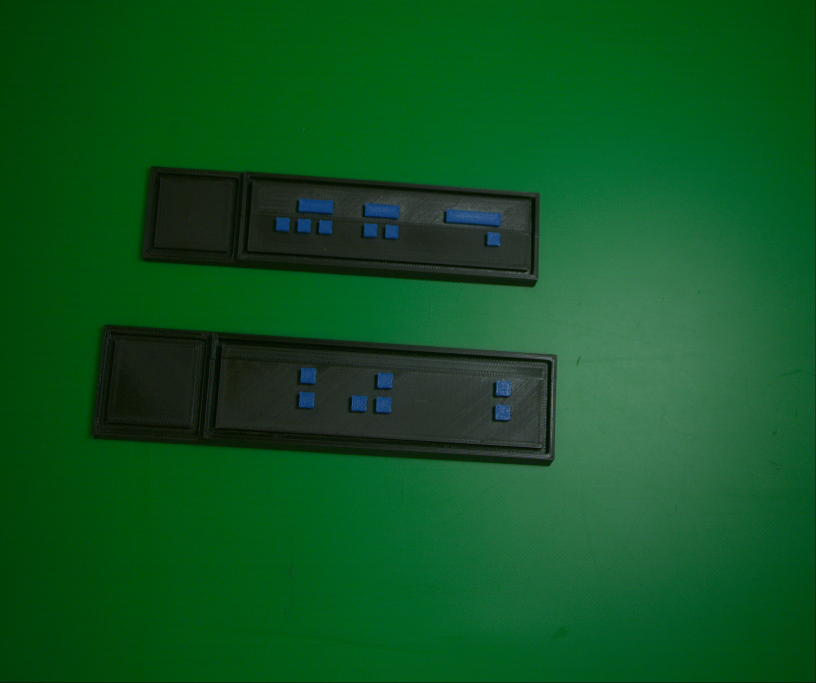
#> input picture live_imgs/basler_capture_7.jpg, 2448 x 2048 px (shown at 1/3 size)
$ python final_test.py
#> lines starting #> are read from the running program, lines starting #| are printed output that depends on the picture; after the words box and inside, x2 and y2 are one past the last pixel; in counts of white or black regions, pixels touching at a corner belong together
#> further down, img is the input picture: shape (2048, 2448, 3); mean B, G, R 33, 84.6, 14.5
import cv2
import numpy as np

MINAREA = 15000

# [59 lines left out: functions clean_img, find_contours, not called in this run]

'''img_gaus = cv2.GaussianBlur(img, (3,3), 0)
    t_lower = 50
    t_upper = 150
    edge = cv2.Canny(img_gaus, t_lower, t_upper)
'''
def find(img):

    gray_img = cv2.cvtColor(img, cv2.COLOR_BGR2GRAY)
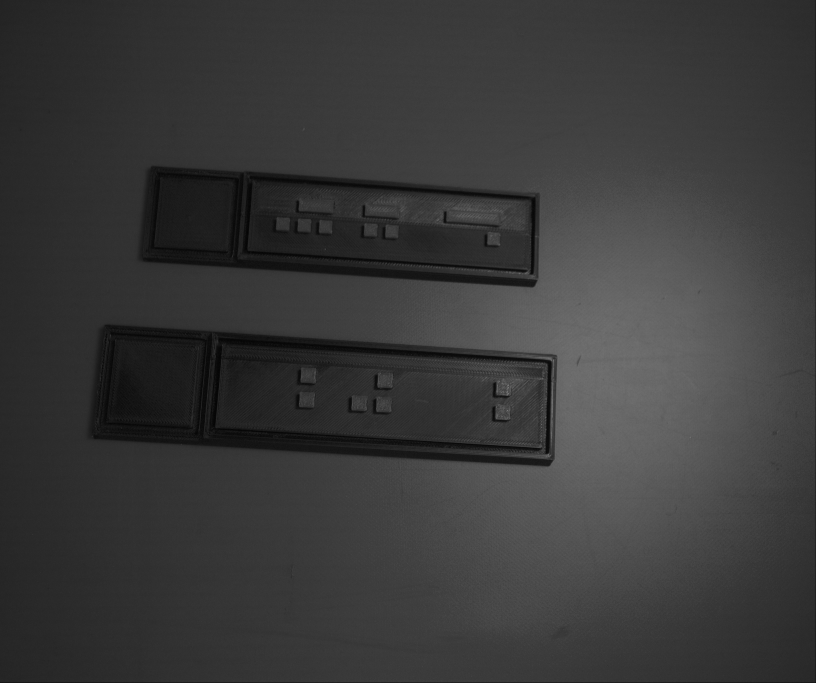
#> gray_img: shape (2048, 2448) (shown at 1/3 size); min 0, max 151, mean 57.7
    equalized_img = cv2.equalizeHist(gray_img)
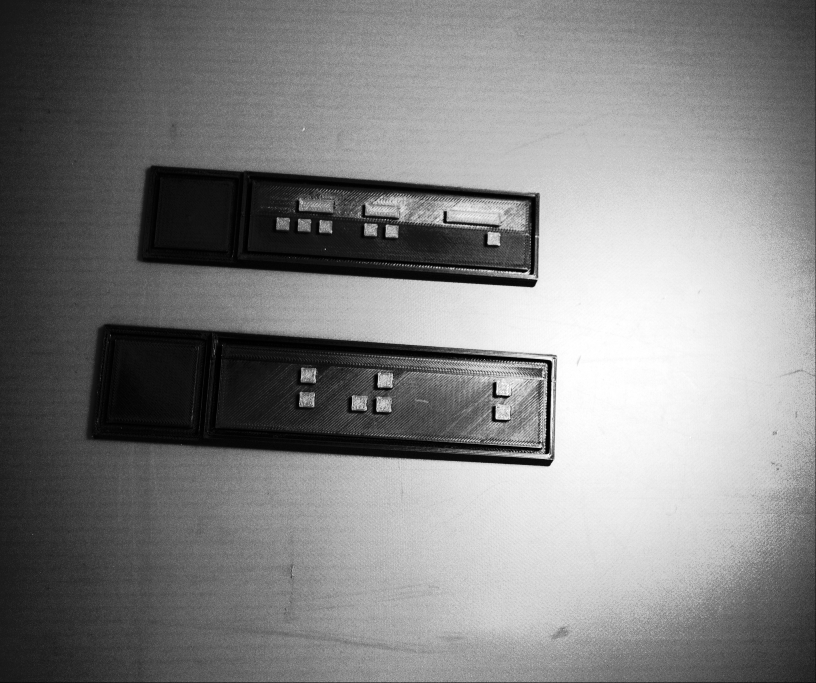
#> equalized_img: shape (2048, 2448) (shown at 1/3 size); min 0, max 255, mean 129.8
    blurred_img = cv2.GaussianBlur(equalized_img, (9,9), 0)
    edges = cv2.Canny(blurred_img, 0, 255)
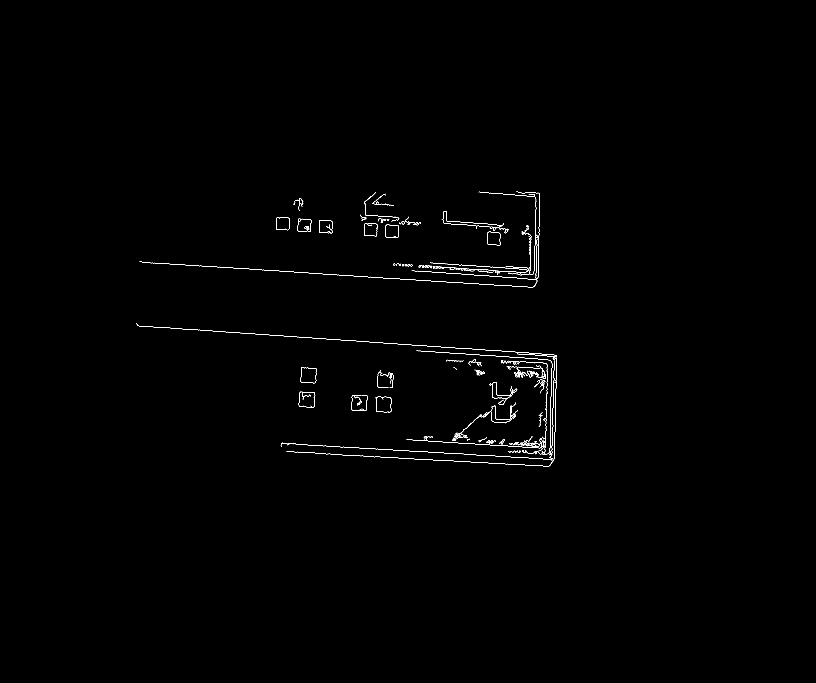
#> edges: shape (2048, 2448) (shown at 1/3 size); 0.33% white in thin lines or dots, all inside (x1, y1, x2, y2) = (409, 575, 1671, 1400)
    ret, thresh = cv2.threshold(edges, 0, 255, cv2.THRESH_BINARY+cv2.THRESH_OTSU)
#> ret = 0
    cv2.imshow("tresh", resize(thresh))
#> in resize, `return cv2.resize(img, (int(img.shape[1]//3), int(img.shape[0]//3)))`:
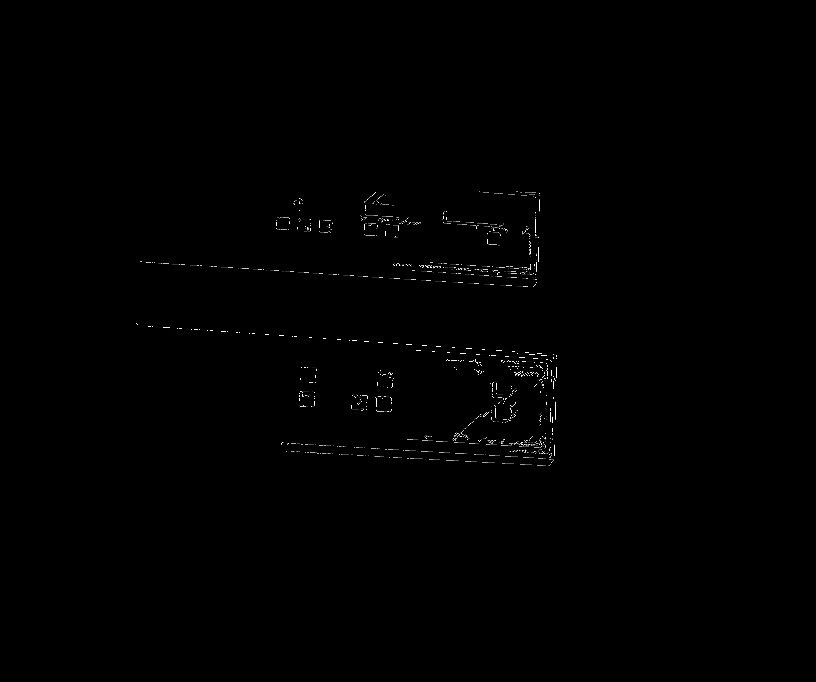
#> returned value: shape (682, 816); min 0, max 255, mean 0.8
    cv2.waitKey(0)
    kernel = np.ones((5,5), np.uint8)

    opening = cv2.morphologyEx(thresh, cv2.MORPH_OPEN, kernel)
#> opening: shape (2048, 2448); every value is 0
    cv2.imshow("opening", opening)
    cv2.waitKey(0)
    contours, hierarchy = cv2.findContours(thresh, cv2.RETR_EXTERNAL, cv2.CHAIN_APPROX_TC89_KCOS)
#> contours = 88 contours, 42 with area under 20; largest, box (x1, y1, x2, y2) and area: (896, 1175, 946, 1223) 1999, (901, 1102, 950, 1150) 1962, (1325, 633, 1526, 700) 1714, (1092, 669, 1133, 709) 1412, (1462, 695, 1502, 737) 1394
    print("contours after findContours: %s" % len(contours))
#| contours after findContours: 88

    for i, cnt in enumerate(contours):
        area = cv2.contourArea(cnt)

        # skip very small contours (noise)
        '''if area < 100:
            continue'''

        x, y, w, h = cv2.boundingRect(cnt)

        # draw filled contour in green (optional)
        cv2.drawContours(img, [cnt], -1, (0, 255, 0), 2)

        '''# rotated rectangle (drawn in red)
        rect = cv2.minAreaRect(cnt)
        box = cv2.boxPoints(rect)
        box = np.int32(box)
        cv2.drawContours(img, [box], 0, (0, 0, 255), 2)  # red box'''
#> this loop made 88 passes
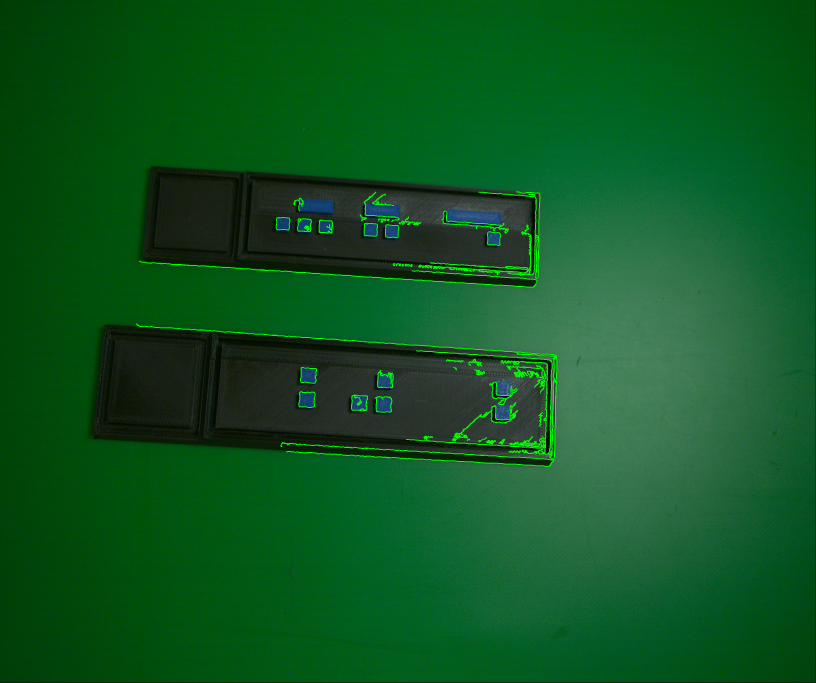
#> img: shape (2048, 2448, 3) (shown at 1/3 size); mean B, G, R 32.5, 86.5, 14.1

    return img

# [9 lines left out: function Opening, not called in this run]

def resize(img):
    return cv2.resize(img, (int(img.shape[1]//3), int(img.shape[0]//3)))


img = cv2.imread("live_imgs/basler_capture_7.jpg")

fin = find(img)

#Opening(img)

'''mask = clean_img(img)
vis, contours = find_contours(img, mask)
fin = find(img)
cv2.imshow('basler live feed', resize(vis))
cv2.imshow('git', resize(fin))
cv2.waitKey(0)'''
